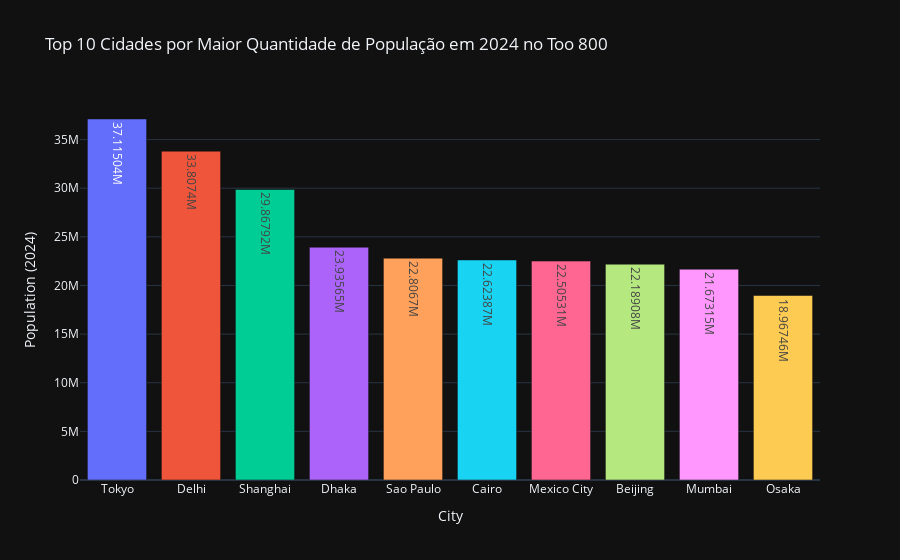

The notebook cell saved with this chart:
### Code cell
fig_2024 = px.bar(maiores_2024, x='City', y='Population (2024)', title='Top 10 Cidades por Maior Quantidade de População em 2024 no Too 800', 
                  template='plotly_dark', text_auto=True, color=px.colors.sequential.Cividis)
fig_2024.update_layout(showlegend=False)
fig_2024.show()

### Figure 1 — Plotly figure (JSON) as saved in the notebook; plotly's stock layout.template omitted (floating-point values rounded to 4 significant figures)
{"data": [{"alignmentgroup": "True", "hovertemplate": "color=#00224e<br>City=%{x}<br>Population (2024)=%{y}<extra></extra>", "legendgroup": "#00224e", "marker": {"color": "#636efa", "pattern": {"shape": ""}}, "name": "#00224e", "offsetgroup": "#00224e", "orientation": "v", "showlegend": true, "textposition": "auto", "texttemplate": "%{y}", "type": "bar", "x": ["Tokyo"], "xaxis": "x", "y": [37115035], "yaxis": "y"}, {"alignmentgroup": "True", "hovertemplate": "color=#123570<br>City=%{x}<br>Population (2024)=%{y}<extra></extra>", "legendgroup": "#123570", "marker": {"color": "#EF553B", "pattern": {"shape": ""}}, "name": "#123570", "offsetgroup": "#123570", "orientation": "v", "showlegend": true, "textposition": "auto", "texttemplate": "%{y}", "type": "bar", "x": ["Delhi"], "xaxis": "x", "y": [33807403], "yaxis": "y"}, {"alignmentgroup": "True", "hovertemplate": "color=#3b496c<br>City=%{x}<br>Population (2024)=%{y}<extra></extra>", "legendgroup": "#3b496c", "marker": {"color": "#00cc96", "pattern": {"shape": ""}}, "name": "#3b496c", "offsetgroup": "#3b496c", "orientation": "v", "showlegend": true, "textposition": "auto", "texttemplate": "%{y}", "type": "bar", "x": ["Shanghai"], "xaxis": "x", "y": [29867918], "yaxis": "y"}, {"alignmentgroup": "True", "hovertemplate": "color=#575d6d<br>City=%{x}<br>Population (2024)=%{y}<extra></extra>", "legendgroup": "#575d6d", "marker": {"color": "#ab63fa", "pattern": {"shape": ""}}, "name": "#575d6d", "offsetgroup": "#575d6d", "orientation": "v", "showlegend": true, "textposition": "auto", "texttemplate": "%{y}", "type": "bar", "x": ["Dhaka"], "xaxis": "x", "y": [23935652], "yaxis": "y"}, {"alignmentgroup": "True", "hovertemplate": "color=#707173<br>City=%{x}<br>Population (2024)=%{y}<extra></extra>", "legendgroup": "#707173", "marker": {"color": "#FFA15A", "pattern": {"shape": ""}}, "name": "#707173", "offsetgroup": "#707173", "orientation": "v", "showlegend": true, "textposition": "auto", "texttemplate": "%{y}", "type": "bar", "x": ["Sao Paulo"], "xaxis": "x", "y": [22806704], "yaxis": "y"}, {"alignmentgroup": "True", "hovertemplate": "color=#8a8678<br>City=%{x}<br>Population (2024)=%{y}<extra></extra>", "legendgroup": "#8a8678", "marker": {"color": "#19d3f3", "pattern": {"shape": ""}}, "name": "#8a8678", "offsetgroup": "#8a8678", "orientation": "v", "showlegend": true, "textposition": "auto", "texttemplate": "%{y}", "type": "bar", "x": ["Cairo"], "xaxis": "x", "y": [22623874], "yaxis": "y"}, {"alignmentgroup": "True", "hovertemplate": "color=#a59c74<br>City=%{x}<br>Population (2024)=%{y}<extra></extra>", "legendgroup": "#a59c74", "marker": {"color": "#FF6692", "pattern": {"shape": ""}}, "name": "#a59c74", "offsetgroup": "#a59c74", "orientation": "v", "showlegend": true, "textposition": "auto", "texttemplate": "%{y}", "type": "bar", "x": ["Mexico City"], "xaxis": "x", "y": [22505315], "yaxis": "y"}, {"alignmentgroup": "True", "hovertemplate": "color=#c3b369<br>City=%{x}<br>Population (2024)=%{y}<extra></extra>", "legendgroup": "#c3b369", "marker": {"color": "#B6E880", "pattern": {"shape": ""}}, "name": "#c3b369", "offsetgroup": "#c3b369", "orientation": "v", "showlegend": true, "textposition": "auto", "texttemplate": "%{y}", "type": "bar", "x": ["Beijing"], "xaxis": "x", "y": [22189082], "yaxis": "y"}, {"alignmentgroup": "True", "hovertemplate": "color=#e1cc55<br>City=%{x}<br>Population (2024)=%{y}<extra></extra>", "legendgroup": "#e1cc55", "marker": {"color": "#FF97FF", "pattern": {"shape": ""}}, "name": "#e1cc55", "offsetgroup": "#e1cc55", "orientation": "v", "showlegend": true, "textposition": "auto", "texttemplate": "%{y}", "type": "bar", "x": ["Mumbai"], "xaxis": "x", "y": [21673149], "yaxis": "y"}, {"alignmentgroup": "True", "hovertemplate": "color=#fee838<br>City=%{x}<br>Population (2024)=%{y}<extra></extra>", "legendgroup": "#fee838", "marker": {"color": "#FECB52", "pattern": {"shape": ""}}, "name": "#fee838", "offsetgroup": "#fee838", "orientation": "v", "showlegend": true, "textposition": "auto", "texttemplate": "%{y}", "type": "bar", "x": ["Osaka"], "xaxis": "x", "y": [18967459], "yaxis": "y"}], "layout": {"barmode": "relative", "legend": {"title": {"text": "color"}, "tracegroupgap": 0}, "showlegend": false, "title": {"text": "Top 10 Cidades por Maior Quantidade de População em 2024 no Too 800"}, "xaxis": {"anchor": "y", "domain": [0, 1], "title": {"text": "City"}}, "yaxis": {"anchor": "x", "domain": [0, 1], "title": {"text": "Population (2024)"}}}}
